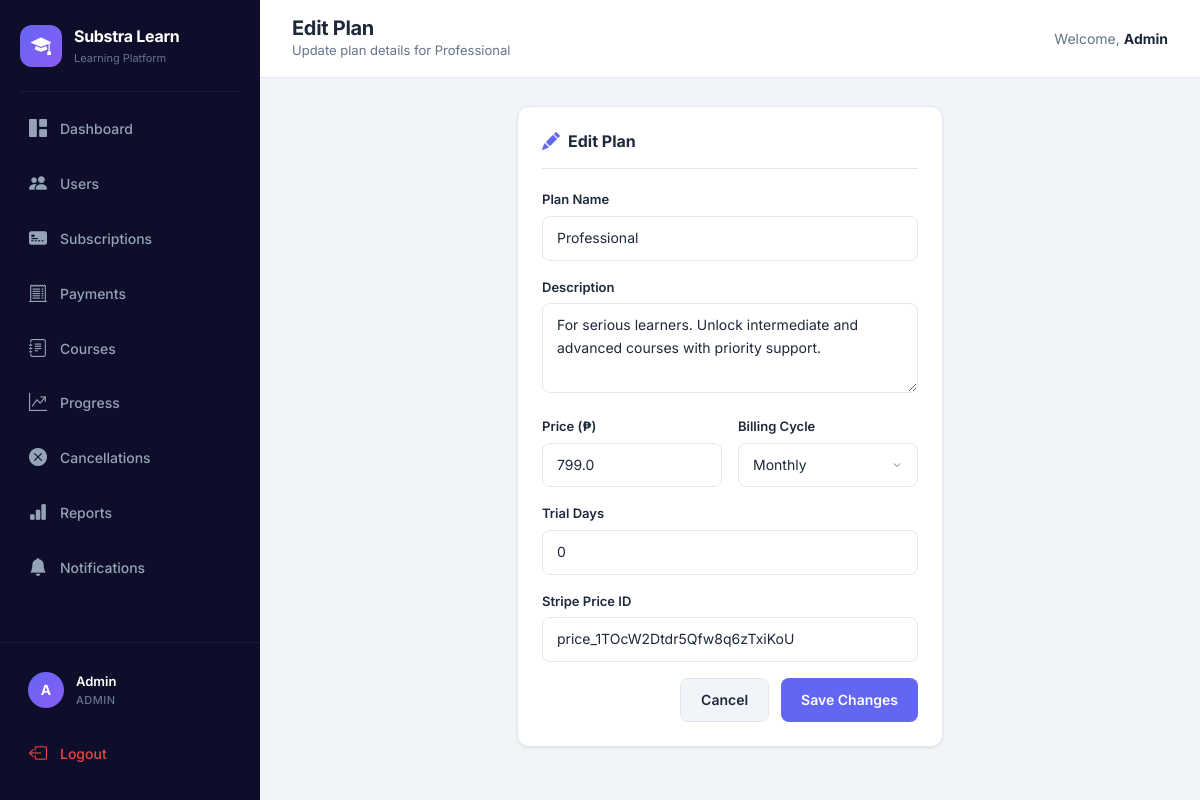
/admin/edit_plan/2 (signed in), run on an earlier commit of the app's database.
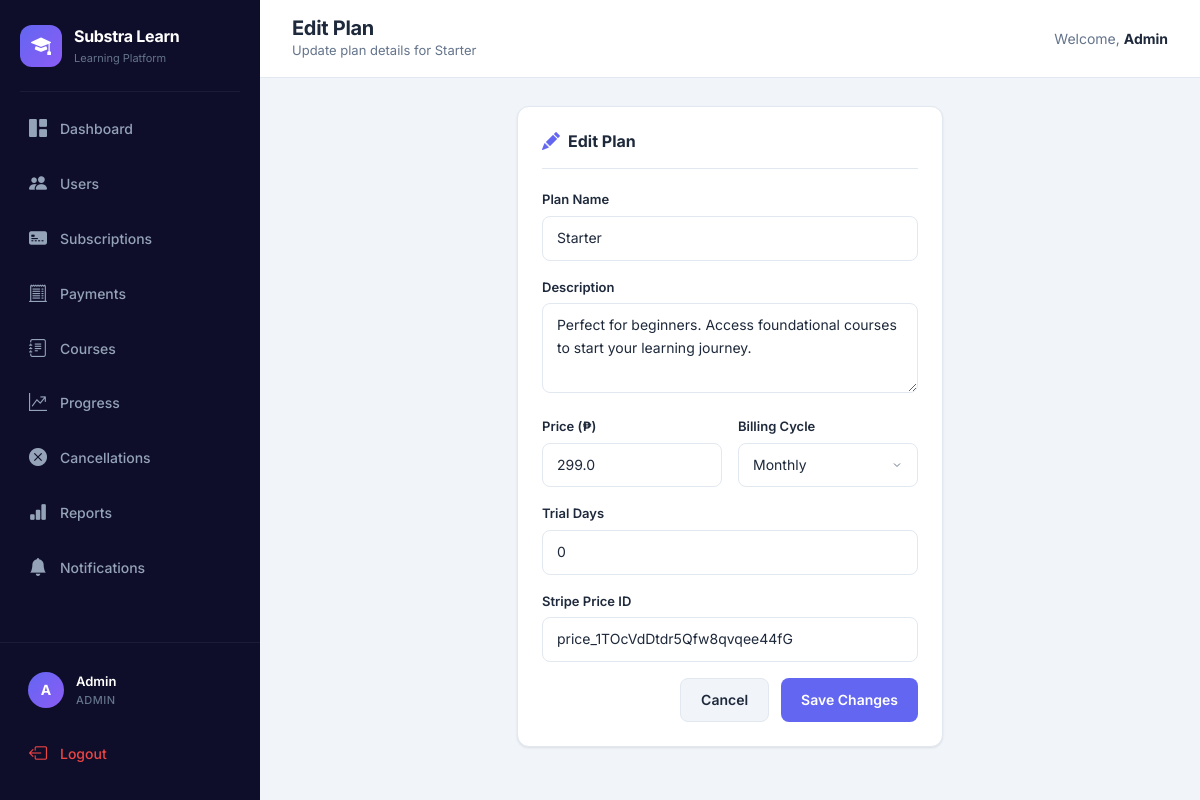
And on a later commit of the database.
### tables this page shows
CREATE TABLE plans (
    id INTEGER PRIMARY KEY AUTOINCREMENT,
    name TEXT NOT NULL,
    description TEXT DEFAULT '',
    price REAL NOT NULL,
    billing_cycle TEXT NOT NULL,
    stripe_price_id TEXT DEFAULT '',
    status TEXT DEFAULT 'active',
    trial_days INTEGER DEFAULT 0,
    created_at TEXT DEFAULT (datetime('now'))
);

### app.py (the view, shortened to what this page needs)
@app.route("/admin/edit_plan/<int:plan_id>", methods=["GET", "POST"])
@admin_required
def edit_plan(plan_id):
    conn = get_db()
    plan = conn.execute("SELECT * FROM plans WHERE id=?", (plan_id,)).fetchone(); conn.close()
    if not plan: flash("Plan not found", "danger"); return redirect("/admin")
    return render_template("admin_edit_plan.html", plan=plan)

### app.py (called while the page is built)
def get_db():
    conn = sqlite3.connect(os.getenv("DATABASE_PATH", DB_PATH), timeout=10)
    conn.row_factory = sqlite3.Row
    conn.execute("PRAGMA journal_mode=WAL")
    conn.execute("PRAGMA busy_timeout=10000")
    conn.execute("PRAGMA foreign_keys=ON")
    return conn

def get_csrf_token():
    if "_csrf_token" not in session:
        session["_csrf_token"] = secrets.token_urlsafe(32)
    return session["_csrf_token"]

@app.context_processor
def inject_helpers():
    def csrf_field():
        return Markup(f'<input type="hidden" name="csrf_token" value="{escape(get_csrf_token())}">')
    return {"csrf_token": get_csrf_token, "csrf_field": csrf_field}

@app.before_request
def protect_posts():
    if request.method != "POST" or request.endpoint == "stripe_webhook":
        return
    sent = request.form.get("csrf_token", "")
    expected = session.get("_csrf_token", "")
    if not expected or not hmac.compare_digest(sent, expected):
        abort(400, "Invalid CSRF token")

### templates/admin_edit_plan.html
{% extends "base.html" %}
{% block page_title %}Edit Plan{% endblock %}
{% block page_subtitle %}Update plan details for {{ plan['name'] }}{% endblock %}
{% block content %}
<div class="row justify-content-center"><div class="col-lg-6"><div class="content-card"><div class="card-header-custom"><h2 class="card-title"><i class="bi bi-pencil-fill"></i> Edit Plan</h2></div><form method="POST" action="/admin/edit_plan/{{ plan['id'] }}">{{ csrf_field()|safe }}<div class="form-group"><label class="form-label">Plan Name</label><input name="name" class="form-input" value="{{ plan['name'] }}" required></div><div class="form-group"><label class="form-label">Description</label><textarea name="description" class="form-input" rows="3">{{ plan['description'] }}</textarea></div><div class="form-row"><div class="form-group"><label class="form-label">Price (₱)</label><input name="price" type="number" step="0.01" class="form-input" value="{{ plan['price'] }}" required></div><div class="form-group"><label class="form-label">Billing Cycle</label><select name="billing_cycle" class="form-input"><option value="Monthly" {% if plan['billing_cycle']=='Monthly' %}selected{% endif %}>Monthly</option><option value="Quarterly" {% if plan['billing_cycle']=='Quarterly' %}selected{% endif %}>Quarterly</option><option value="Yearly" {% if plan['billing_cycle']=='Yearly' %}selected{% endif %}>Yearly</option><option value="Free Trial" {% if plan['billing_cycle']=='Free Trial' %}selected{% endif %}>Free Trial</option></select></div></div><div class="form-group"><label class="form-label">Trial Days</label><input name="trial_days" type="number" min="0" class="form-input" value="{{ plan['trial_days'] or 0 }}"></div><div class="form-group"><label class="form-label">Stripe Price ID</label><input name="stripe_price_id" class="form-input" value="{{ plan['stripe_price_id'] }}"></div><div class="form-actions"><a href="/admin" class="btn-custom btn-secondary-custom">Cancel</a><button class="btn-custom btn-primary-custom">Save Changes</button></div></form></div></div></div>
{% endblock %}

What changed in the data, as far as the page shows it:
changed plans "Monthly": name "Professional" → "Starter"; description "For serious learners. Unlock intermediate and advanced courses with priority support." → "Perfect for beginners. Access foundational courses to start your learning journey."; price "799.0" → "299.0"; stripe_price_id "price_1TOcW2Dtdr5Qfw8q6zTxiKoU" → "price_1TOcVdDtdr5Qfw8qvqee44fG"
